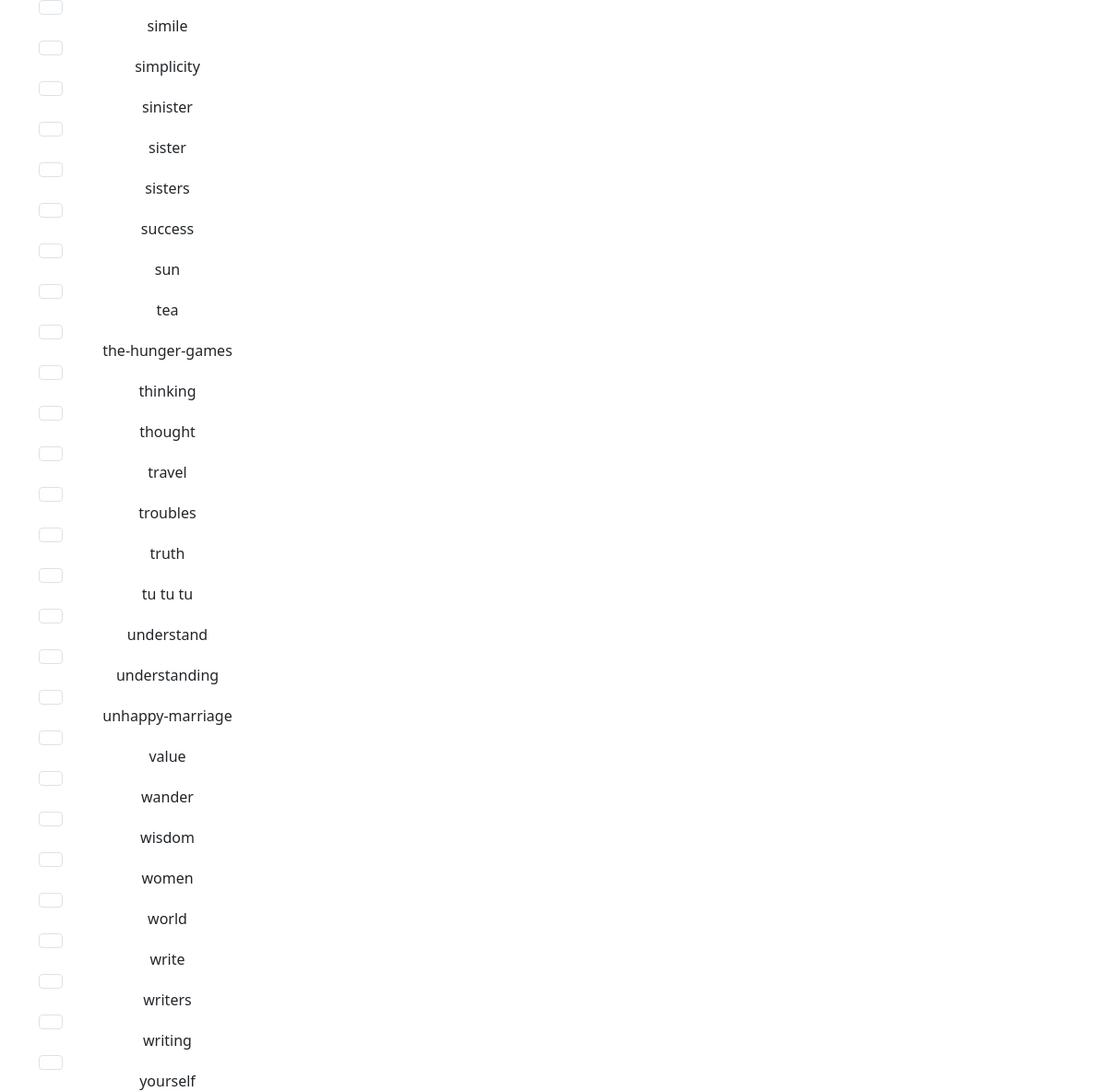
The page /quote_add/ (signed in, lower part) on the database as committed earlier.
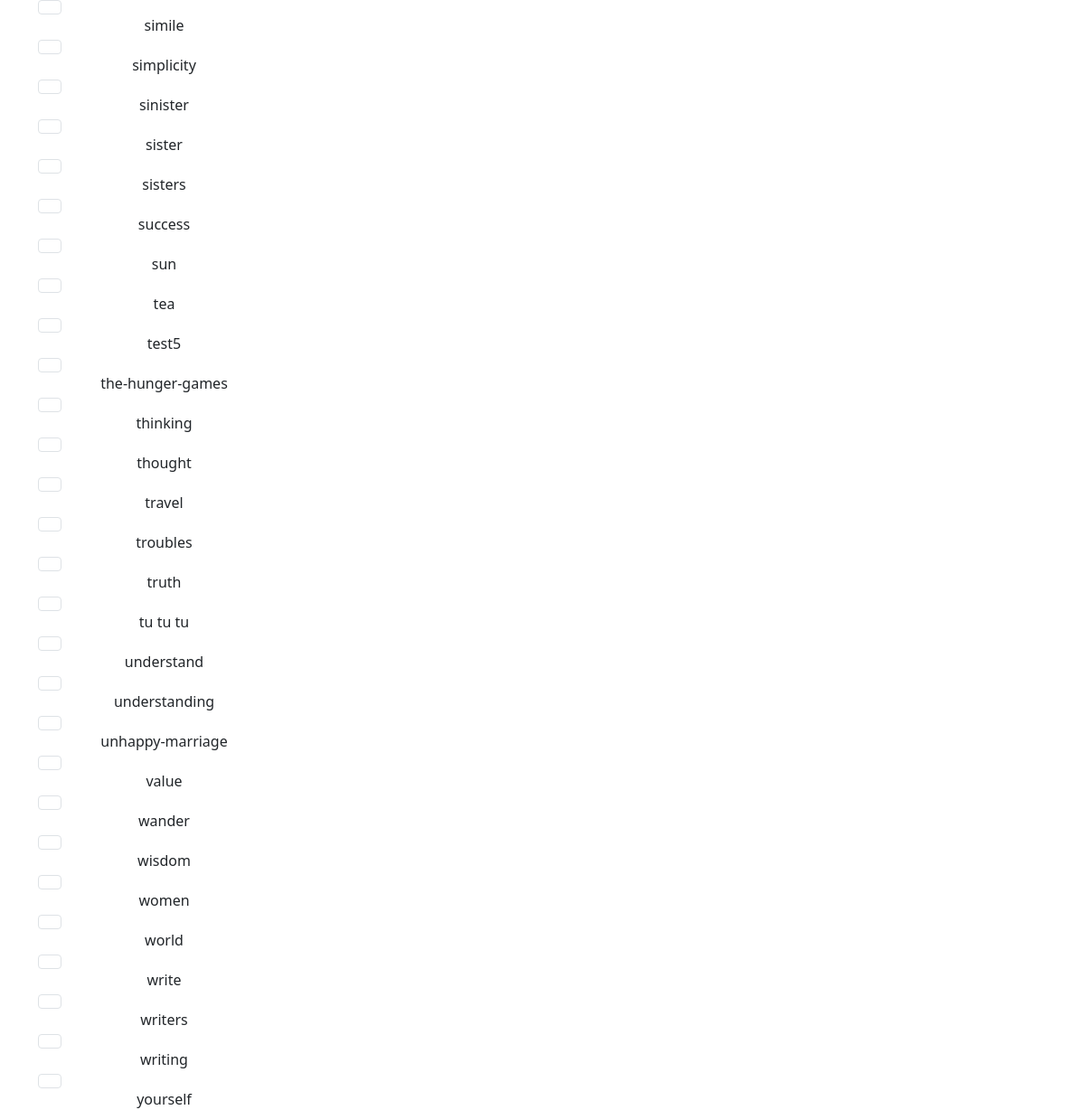
The same page on the database as committed later.
### quotes/models.py (models this page shows, shortened)
class Tag(models.Model):
    name = models.CharField(max_length=30, null=False, unique=True)
    user = models.ForeignKey(User, on_delete=models.CASCADE, default=1)
    class Meta:
        constraints = [
            models.UniqueConstraint(fields=['user', 'name'], name='tag of username')
        ]

### quotes/views.py (the view, shortened to what this page needs)
# urls.py: path('quote_add/', views.quote_add, name='quote_add')
def quote_add(request):
    tags = Tag.objects.filter(user=request.user).all()
    return render(request, 'quotes/add_quote.html', {"tags": tags, 'form': QuoteForm()})

### quotes/forms.py
class QuoteForm(ModelForm):
    quote = CharField(min_length=5, max_length=1000, required=True, widget=TextInput(attrs={'class': "form-control"}))
    author = ModelChoiceField(queryset=Author.objects.all())
    class Meta:
        model = Quote
        fields = ['quote', 'author']
        exclude = ['tags']

### quotes/models.py (called while the page is built)
    def __str__(self):
        return f"{self.fullname}"

### quotes/templates/quotes/add_quote.html (shortened to what this page needs)
{% extends "quotes/base.html" %}
{% load extract %}
{% block content %}
<form method="POST" action="{% url 'quotes:quote_add' %}">
    <div class="container text-center">
        <div class="row align-items-start">
            <div class="col">
                <div class="row">
                    {% for tag in tags %}
                    <input class="form-check-input" type="checkbox" value="{{tag.name}}" id="flexCheckDefault" name="tags">
                    <label class="form-check-label" for="flexCheckDefault">
                        {{tag.name}}
                    </label>
                    {% endfor %}
                </div>
            </div>
        </div>
    </div>
</form>
{% endblock %}

Rows that differ between the two databases and show on the page:
added Tag: name "test5"
